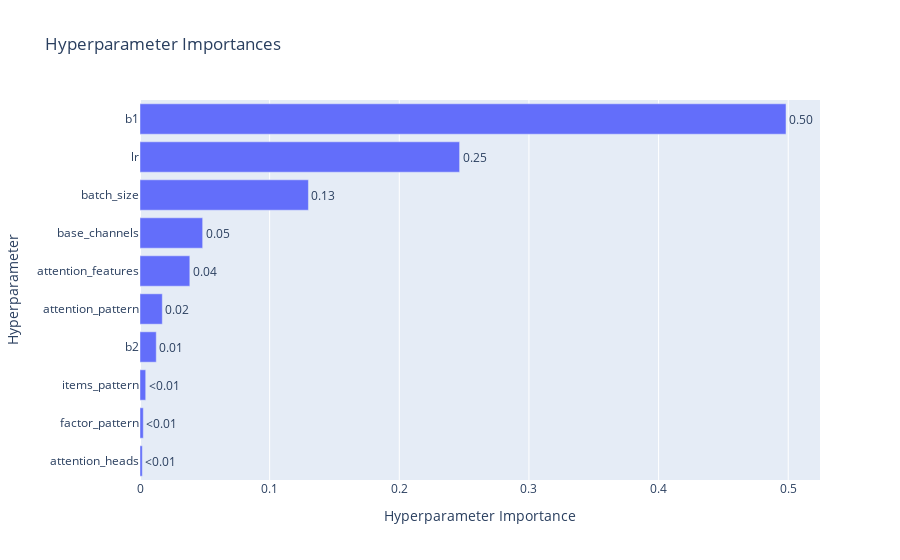

The code cell stored with this chart in its notebook:
### Code cell
run_optim(n_trials=150)

### Figure 1 — Plotly figure (JSON) as saved in the notebook; plotly's stock layout.template omitted (floating-point values rounded to 4 significant figures)
{"data": [{"cliponaxis": false, "hovertemplate": ["attention_heads (IntDistribution): 0.0017993569261357475<extra></extra>", "factor_pattern (CategoricalDistribution): 0.002553044622881018<extra></extra>", "items_pattern (CategoricalDistribution): 0.004406981518651241<extra></extra>", "b2 (FloatDistribution): 0.012542451146643818<extra></extra>", "attention_pattern (CategoricalDistribution): 0.017212840785302906<extra></extra>", "attention_features (IntDistribution): 0.038430439183893016<extra></extra>", "base_channels (IntDistribution): 0.048336332514883916<extra></extra>", "batch_size (IntDistribution): 0.1299165831444232<extra></extra>", "lr (FloatDistribution): 0.24652076272038612<extra></extra>", "b1 (FloatDistribution): 0.49828120743679877<extra></extra>"], "name": "Objective Value", "orientation": "h", "text": ["<0.01", "<0.01", "<0.01", "0.01", "0.02", "0.04", "0.05", "0.13", "0.25", "0.50"], "textposition": "outside", "type": "bar", "x": [0.001799, 0.002553, 0.004407, 0.01254, 0.01721, 0.03843, 0.04834, 0.1299, 0.2465, 0.4983], "y": ["attention_heads", "factor_pattern", "items_pattern", "b2", "attention_pattern", "attention_features", "base_channels", "batch_size", "lr", "b1"]}], "layout": {"title": {"text": "Hyperparameter Importances"}, "xaxis": {"title": {"text": "Hyperparameter Importance"}}, "yaxis": {"title": {"text": "Hyperparameter"}}}}
